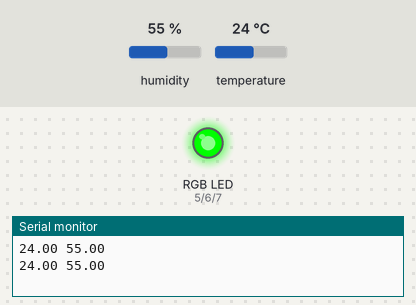
A sketch run on a simulated Arduino Uno, built with avr-gcc and run on an emulated ATmega328P. Parts: an RGB LED mixed from three pins (HIGH = lit), the last lines printed to the serial monitor. The test bench sets the inputs (shaded band); at power-on: temperature 24 °C, humidity 55 %.

Above: at 1.2 s.
1.3 s: temperature set to 26.3 °C
3.2 s: temperature set to 27.5 °C
At 4.4 s:
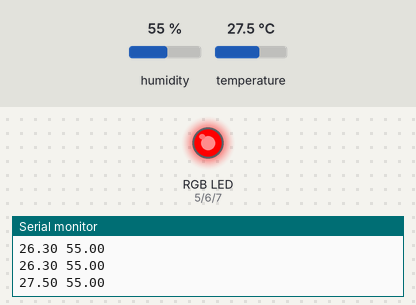
7.0 s: temperature set to 12 °C
At 9.0 s:
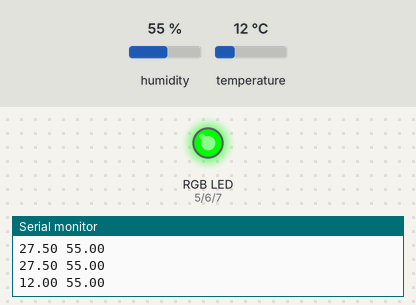
9.5 s: temperature set to 28 °C
At 10.8 s:
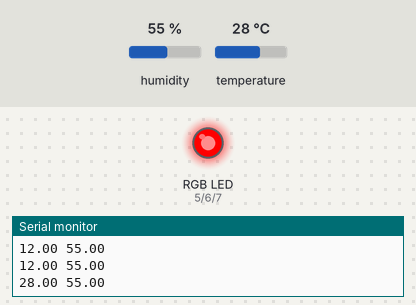
Timing chart, 0 to 12.5 s (numbered marks = the images above; inputs shaded):
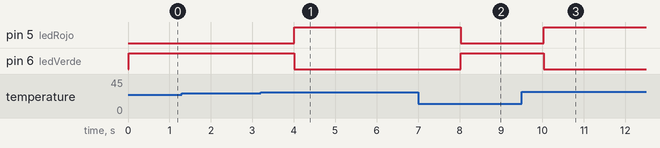

The sketch:

sketch_oct9a.ino
```cpp
#include <SoftwareSerial.h>
#include <DHT.h> // Ensure you include necessary libraries
#include <Wire.h>
#include <SPI.h>
#include <Adafruit_BMP280.h>

#define BMP_SCK  (13)
#define BMP_MISO (12)
#define BMP_MOSI (11)
#define BMP_CS   (10)

Adafruit_BMP280 bmp; // I2C


SoftwareSerial mySerial(10, 11); // RX, TX (azul, naranja)
unsigned long nextMillis = 0; // Cambiado a 0 para comenzar desde el principio
DHT dht(2, DHT22); // Initialize your DHT object with pin and type
int i = 0; // Declare i globally
float T[10]; // Declare the array globally
float H[10];

// Definir pines del LED RGB
const int ledRojo = 5;
const int ledVerde = 6;
const int ledAzul = 7;

void setup() {
  Serial.begin(9600);
  mySerial.begin(9600);

  dht.begin();
  bmp.begin();

    // Configurar pines del LED RGB como salida
  pinMode(ledRojo, OUTPUT);
  pinMode(ledVerde, OUTPUT);
  pinMode(ledAzul, OUTPUT);
}

void loop() {
  float h = dht.readHumidity();
  float t = dht.readTemperature();
  // float p = bmp.readPressure();
  // float alt = bmp.readAltitude(1013.25);    SENSOR DE PRESIÓN EN PROCESO DE FUNCIONAMIENTO

  // Enviar mensaje cada 100 ms
  if (millis() >= nextMillis) {
    mySerial.print(t);
    mySerial.print(" ");
    mySerial.println(h);

    Serial.print(t);
    Serial.print(" ");
    Serial.println(h);
    nextMillis = millis() + 1000; // Actualiza el tiempo para el próximo envío
  }

  // Si hay datos disponibles en mySerial, léelos y envíalos a Serial
  if (mySerial.available()) {
    Serial.write(mySerial.read());
  }

  // Si hay datos disponibles en Serial, léelos y envíalos a mySerial
  if (Serial.available()) {
    mySerial.write(Serial.read());
  }

  if (t > 27){
      // Encender LED rojo, apagar verde y azul
      analogWrite(ledRojo, 255);  // Rojo al máximo
      analogWrite(ledVerde, 0);   // Apagar verde
      analogWrite(ledAzul, 0);    // Apagar azul
  }
  else{
    // Encender LED rojo, apagar verde y azul
      analogWrite(ledRojo, 0);  // Rojo al máximo
      analogWrite(ledVerde, 255);   // Apagar verde
      analogWrite(ledAzul, 0);    // Apagar azul
  }

}
```

Measured:
- the behaviour switches between 27 and 27.1 °C on temperature (found by bisection; images 0 and 1)
- after the input at 3.2 s, pin 5 (ledRojo): LOW → HIGH after 0.82 s; pin 6 (ledVerde): HIGH → LOW after 0.82 s
- after the input at 7.0 s, pin 5 (ledRojo): HIGH → LOW after 1.0 s; pin 6 (ledVerde): LOW → HIGH after 1.0 s
- after the input at 9.5 s, pin 5 (ledRojo): LOW → HIGH after 0.53 s; pin 6 (ledVerde): HIGH → LOW after 0.53 s
